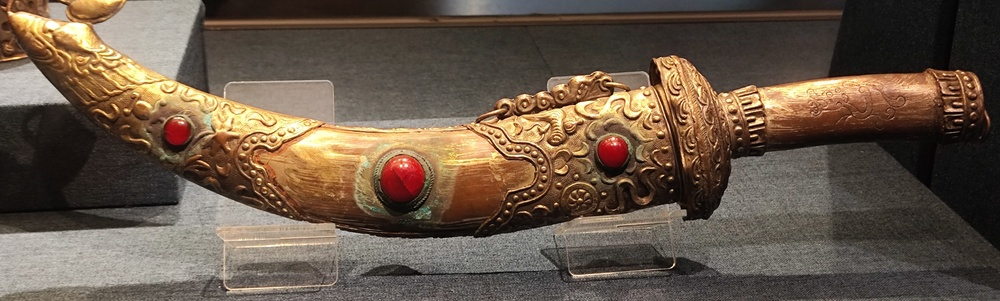
#> input picture images/Mat01.jpg, 1000 x 301 px, shrunk from 3470 x 1046 before the run, found by its file name
$ python MatchPic.py
#> lines starting #> are read from the running program, lines starting #| are printed output that depends on the picture
import cv2
from matplotlib import pyplot as plt

template = cv2.imread("images/Mat01.jpg", 1)  # 读取模板图像
#> template is the input picture: shape (301, 1000, 3); mean B, G, R 72.5, 87.8, 104.3
if template is None:
    print("无法读取模板图像")
    exit()
target = cv2.imread("images/Mat02.jpg", 1)  # 读取目标图像
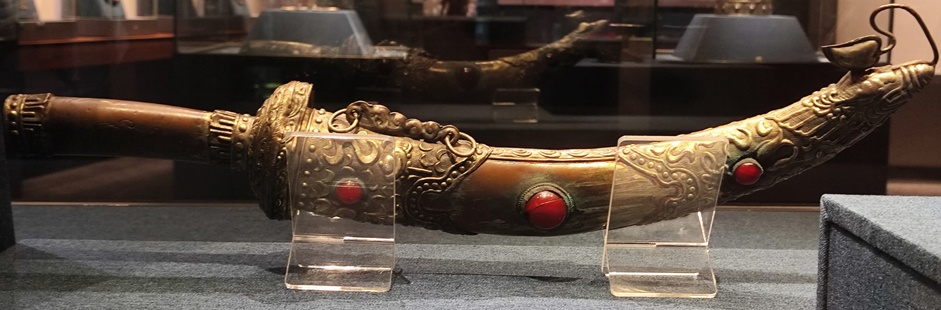
#> input picture images/Mat02.jpg, 941 x 310 px, shrunk from 3266 x 1077 before the run, found by its file name
#> target is the input picture: shape (310, 941, 3); mean B, G, R 62.9, 73.2, 86.4
if target is None:
    print("无法读取目标图像")
    exit()
# 建立ORB特征检测器
orb = cv2.ORB_create(
    nfeatures=500,
    scaleFactor=1.2,
    nlevels=8,
    edgeThreshold=20,
    firstLevel=0,
    WTA_K=2,
    patchSize=20,
    fastThreshold=20,
)
kp1, des1 = orb.detectAndCompute(template, None)  # 计算template中的特征点和描述符
#> kp1 = 500 keypoints; strongest (x, y, size): (761, 106, 20), (684, 118, 20), (677, 95, 20), (743, 104, 20)
kp2, des2 = orb.detectAndCompute(target, None)  # 计算target中的特征点和描述符
#> kp2 = 500 keypoints; strongest (x, y, size): (832, 95, 20), (342, 115, 24), (344, 115, 20), (322, 109, 20)
# 建立配准关系
bf = cv2.BFMatcher(cv2.NORM_HAMMING, crossCheck=True)
mathces = bf.match(des1, des2)  # 配准描述符
#> mathces = 88 matches
mathces = sorted(mathces, key=lambda x: x.distance)  # 依据距离排序
# 画出配准关系
result = cv2.drawMatches(template, kp1, target, kp2, mathces[:40], None, flags=2)
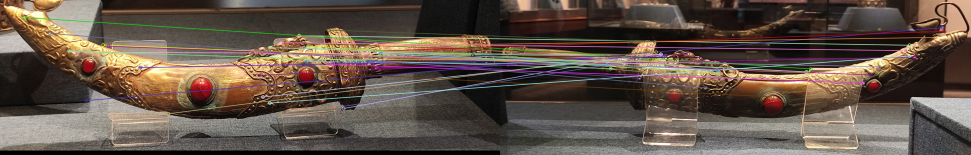
#> result: shape (310, 1941, 3) (shown at 1/2 size); mean B, G, R 72.7, 83.4, 97.5
plt.imshow(result), plt.show()
